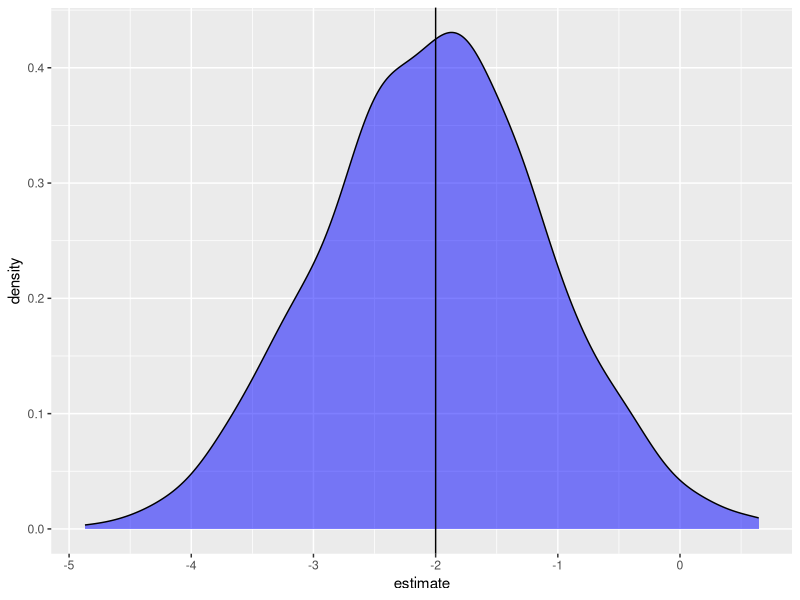
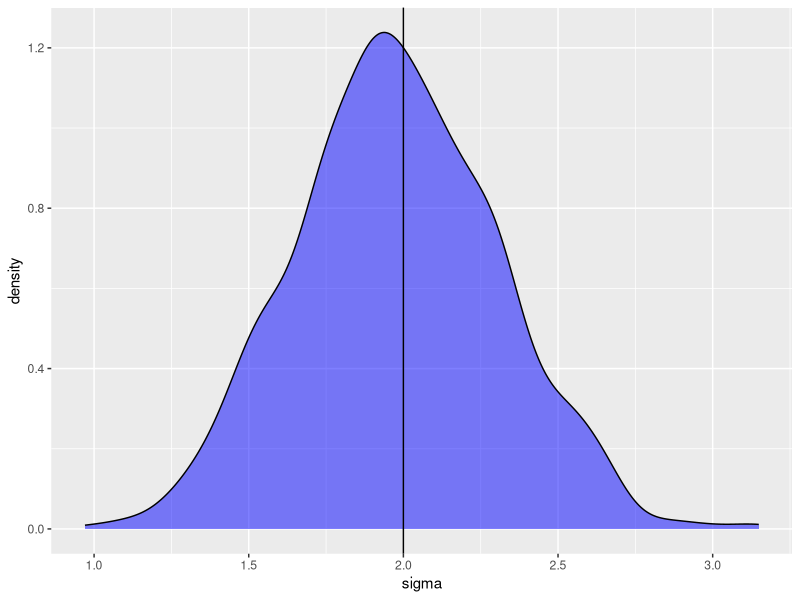

Write R code to recreate these figures, in order.
## ---- chunk 1
set.seed(16)
## ---- chunk 2
ngroup = 2
nrep = 10
b0 = 5
b1 = -2
sd = 2
## ---- chunk 3
( group = rep( c("group1", "group2"), each = nrep) )
## ---- chunk 4
( eps = rnorm(ngroup*nrep, 0, sd) )
## ---- chunk 5
( growth = b0 + b1*(group == "group2") + eps )
## ---- chunk 6
growthdat = data.frame(growth, group)
## ---- chunk 7
growthfit = lm(growth ~ group, data = growthdat)
summary(growthfit)
## ---- chunk 8
twogroup_fun = function(nrep = 10, b0 = 5, b1 = -2, sigma = 2) {
     ngroup = 2
     group = rep( c("group1", "group2"), each = nrep)
     eps = rnorm(ngroup*nrep, 0, sd)
     growth = b0 + b1*(group == "group2") + eps
     growthfit = lm(growth ~ group)
     growthfit
}
## ---- chunk 9
set.seed(16)
twogroup_fun()
## ---- chunk 10
twogroup_fun(sigma = 1)
## ---- chunk 11
library(purrr)
## ---- chunk 12
sims = rerun(1000, twogroup_fun() )
## ---- chunk 13
library(broom)
## ---- chunk 14
tidy(growthfit)
## ---- chunk 15
summary(growthfit)$sigma
## ---- chunk 16
suppressMessages( library(dplyr) )
library(ggplot2)
## ---- chunk 17
sims %>%
     map_df(tidy) %>%
     filter(term == "groupgroup2") %>%
     ggplot( aes(estimate) ) +
          geom_density(fill = "blue", alpha = .5) +
          geom_vline( xintercept = -2)
## ---- chunk 18
sims %>%
     map_dbl(~summary(.x)$sigma) %>%
     data.frame(sigma = .) %>%
     ggplot( aes(sigma) ) +
          geom_density(fill = "blue", alpha = .5) +
          geom_vline(xintercept = 2)
## ---- chunk 19
sims %>%
     map_dbl(~summary(.x)$sigma) %>%
     {. < 2} %>%
     mean()
## ---- chunk 20
sims %>%
     map_df(tidy) %>%
     filter(term == "groupgroup2") %>%
     pull(p.value) %>%
     {. < .05} %>%
     mean()
